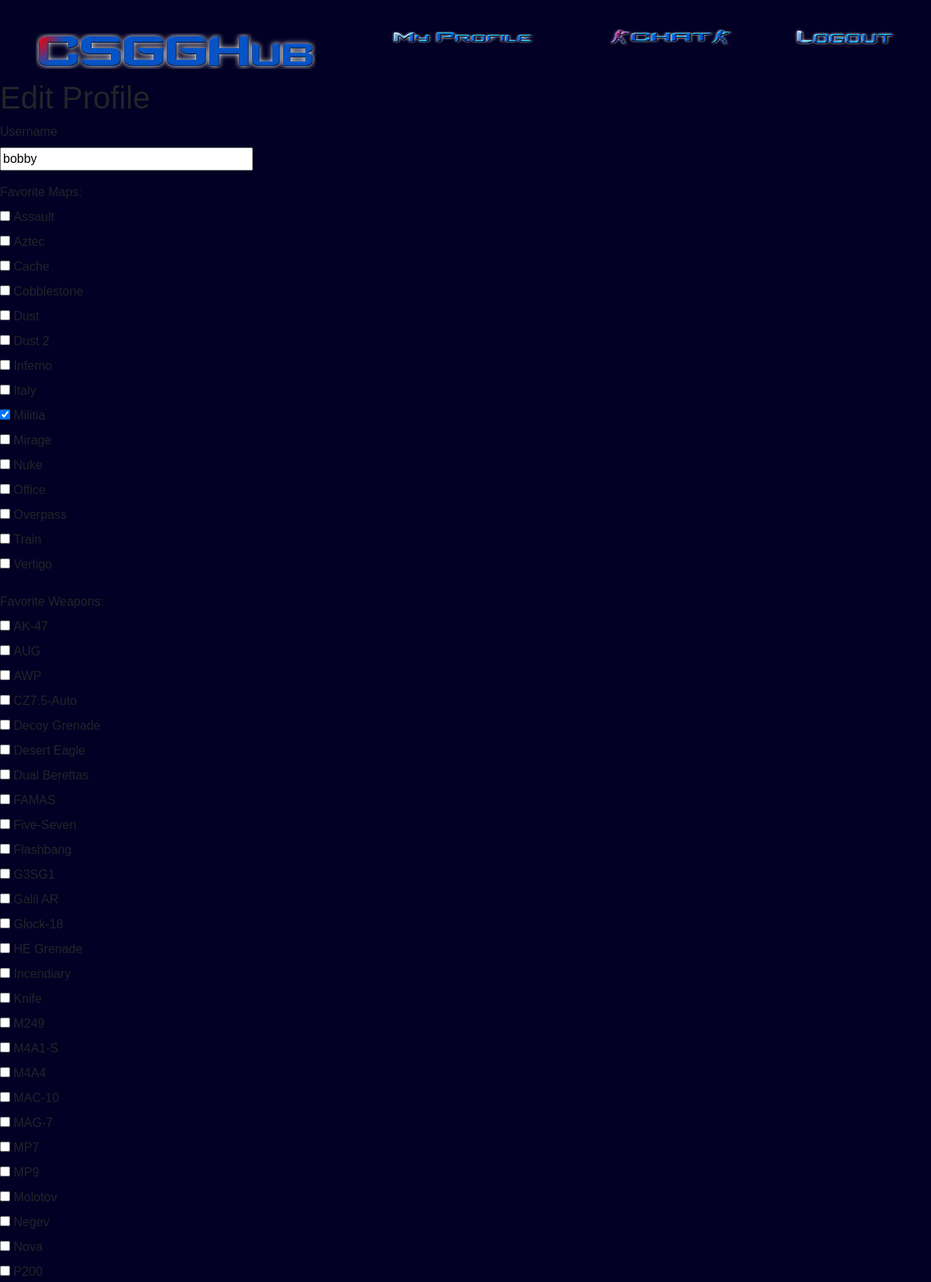
Screenshot of /edit_profile (signed in, upper part) with the database file from the repository.
### app/models.py (models this page shows, shortened)
class User(UserMixin, db.Model):
    id = db.Column(db.Integer, primary_key=True)
    username = db.Column(db.String(64), index=True, unique=True)
    email = db.Column(db.String(120), index=True, unique=True)
    password_hash = db.Column(db.String(128))
    rank_id = db.Column(db.Integer, db.ForeignKey('rank.id'))
    private = db.Column(db.Boolean, default=False)
    chat = db.relationship('Chat', backref='author', lazy='dynamic')
    created_rooms = db.relationship('ChatRoom', backref='creator', lazy='dynamic')
    fav_weapons = db.relationship('FavWeapon', backref='user', lazy='dynamic')
    fav_maps = db.relationship('FavMap', backref='user', lazy='dynamic')
    about_me = db.Column(db.String(300))
    last_seen = db.Column(db.DateTime, default=datetime.utcnow)

class Map(db.Model):
    id = db.Column(db.Integer, primary_key=True)
    map_name = db.Column(db.String(64), unique=True)
    map_about = db.Column(db.String(500))
    users = db.relationship('FavMap', backref='map', lazy='dynamic')

class Weapon(db.Model):
    id = db.Column(db.Integer, primary_key=True)
    weapon_name = db.Column(db.String(64), unique=True)
    category = db.Column(db.String(64))
    description = db.Column(db.String(500))
    users = db.relationship('FavWeapon', backref='weapon', lazy='dynamic')

### app/routes.py (the view)
@app.route('/edit_profile', methods=['GET', 'POST'])
@login_required
def edit_profile():
    form = EditProfileForm()
    form.fav_maps.choices = [(map.id, map.map_name) for map in Map.query.order_by(Map.map_name)]
    form.fav_weapons.choices = [(weapon.id, weapon.weapon_name) for weapon in Weapon.query.order_by(Weapon.weapon_name)]
    if form.validate_on_submit():
        current_user.username = form.username.data
        current_user.about_me = form.about_me.data
        fav_map_ids = request.form.getlist('fav_maps')
        fav_weapon_ids = request.form.getlist('fav_weapons')
        for fav_map in current_user.fav_maps.all():
            current_user.fav_maps.remove(fav_map)
        FavWeapon.query.filter_by(user_id=current_user.id).delete()
        for map_id in fav_map_ids:
            map = Map.query.get(map_id)
            if map:
                fav_map = FavMap(user=current_user, map=map)
                db.session.add(fav_map)
        for weapon_id in fav_weapon_ids:
            weapon = Weapon.query.get(weapon_id)
            if weapon:
                fav_weapon = FavWeapon(user_id=current_user.id, weapon_id=weapon_id)
                db.session.add(fav_weapon)
        db.session.commit()
        flash('Your changes have been saved.')
        return redirect(url_for('profile'))
    elif request.method == 'GET':
        form.username.data = current_user.username
        form.about_me.data = current_user.about_me
        form.fav_maps.data = [fav_map.map_id for fav_map in current_user.fav_maps]
        form.fav_weapons.data = [fav_weapon.weapon_id for fav_weapon in FavWeapon.query.filter_by(user_id=current_user.id)]
    return render_template('edit_profile.html', title='Edit Profile', form=form)

### app/forms.py
class EditProfileForm(FlaskForm):
    username = StringField('Username', validators=[DataRequired()])
    about_me = TextAreaField('About me', validators=[Length(min=0, max=300)])
    fav_maps = SelectMultipleField('Favorite Maps', coerce=int, widget=widgets.ListWidget(prefix_label=False), option_widget=widgets.CheckboxInput())
    fav_weapons = SelectMultipleField('Favorite Weapons', coerce=int, widget=widgets.ListWidget(prefix_label=False), option_widget=widgets.CheckboxInput())
    submit = SubmitField('Submit')

### app/models.py (called while the page is built)
@login.user_loader
def load_user(id):
    return User.query.get(int(id))

### app/routes.py (called while the page is built)
@app.before_request
def before_request():
    if current_user.is_authenticated:
        current_user.last_seen = datetime.utcnow()
        db.session.commit()

### app/templates/edit_profile.html (shortened to what this page needs)
{% extends "base.html" %}
{% block content %}
    <h1>Edit Profile</h1>
    <form action="" method="post">
        <p>
            {{ form.username.label }}<br>
            {{ form.username(size=32) }}<br>
        </p>
        <p>
            <label for="fav_maps">Favorite Maps:</label><br>
            {% for map_id, map_name in form.fav_maps.choices %}
            <input type="checkbox" id="fav_map_{{ map_id }}" name="fav_maps" value="{{ map_id }}"
                {% if map_id in form.fav_maps.data %}checked{% endif %}>
            <label for="fav_map_{{ map_id }}">{{ map_name }}</label><br>
            {% endfor %}
        </p>
        <p>
            <label for="fav_weapons">Favorite Weapons:</label><br>
            {% for weapon_id, weapon_name in form.fav_weapons.choices %}
            <input type="checkbox" id="fav_weapon_{{ weapon_id }}" name="fav_weapons" value="{{ weapon_id }}"
                {% if weapon_id in form.fav_weapons.data %}checked{% endif %}>
            <label for="fav_weapon_{{ weapon_id }}">{{ weapon_name }}</label><br>
            {% endfor %}
        </p>
    </form>
{% endblock %}

### app/static/style.css (style rules this page uses)
* { font-family: Arial, Helvetica, sans-serif; }
body { background-color: rgb(2, 0, 36); background-color: linear-gradient(90deg, rgba(2, 0, 36, 1) 0%, rgba(9, 9, 121, 1) 35%, rgba(0, 212, 255, 1) 100%); }

### rows the page displays
User: username "bobby"
Map: map_name "Assault"
Map: map_name "Aztec"
Map: map_name "Cache"
Map: map_name "Cobblestone"
Map: map_name "Dust"
Map: map_name "Dust 2"
Map: map_name "Inferno"
Map: map_name "Italy"
Map: map_name "Militia"
Map: map_name "Mirage"
Map: map_name "Nuke"
Map: map_name "Office"
Map: map_name "Overpass"
Map: map_name "Train"
Map: map_name "Vertigo"
Weapon: weapon_name "AK-47"
Weapon: weapon_name "AUG"
Weapon: weapon_name "AWP"
Weapon: weapon_name "CZ7.5-Auto"
Weapon: weapon_name "Decoy Grenade"
Weapon: weapon_name "Desert Eagle"
Weapon: weapon_name "Dual Berettas"
Weapon: weapon_name "FAMAS"
Weapon: weapon_name "Five-Seven"
Weapon: weapon_name "Flashbang"
Weapon: weapon_name "G3SG1"
Weapon: weapon_name "Galil AR"
Weapon: weapon_name "Glock-18"
Weapon: weapon_name "HE Grenade"
Weapon: weapon_name "Incendiary"
Weapon: weapon_name "Knife"
Weapon: weapon_name "M249"
Weapon: weapon_name "M4A1-S"
Weapon: weapon_name "M4A4"
Weapon: weapon_name "MAC-10"
Weapon: weapon_name "MAG-7"
Weapon: weapon_name "MP7"
Weapon: weapon_name "MP9"
Weapon: weapon_name "Molotov"
Weapon: weapon_name "Negev"
Weapon: weapon_name "Nova"
Weapon: weapon_name "P200"
